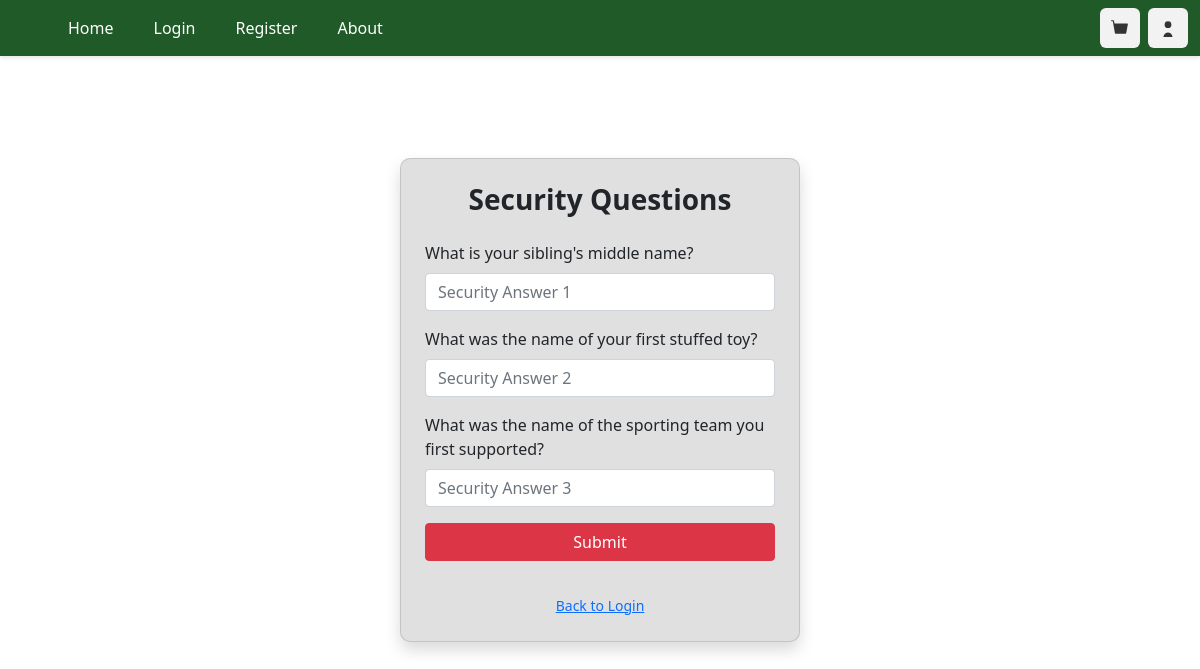
/answer_security (signed in), run on the app's committed database.
### ORM/tables.py (models this page shows, shortened)
class User(TimeStampedModel):
    __tablename__ = 'users'
    id = Column(Integer, primary_key=True, autoincrement=True)
    username = Column(String(25), nullable=False, unique=True)
    password = Column(String(100), nullable=False)
    securityQ1 = Column(String(100), nullable=False)
    securityQ2 = Column(String(100), nullable=False)
    securityQ3 = Column(String(100), nullable=False)
    securityA1 = Column(String(50), nullable=False)
    securityA2 = Column(String(50), nullable=False)
    securityA3 = Column(String(50), nullable=False)
    address = Column(String(50), nullable=False)
    phone_number = Column(Integer, nullable=False)
    picture = Column(String(100), nullable=False)
    role = Column(Integer, ForeignKey('roles.id'), nullable=False, index=True)
    attempts = Column(Integer, nullable=False)
    last_attempt = Column(REAL, nullable=False)
    roles = Relationship("Role", back_populates="user", uselist=False)
    orders = Relationship('Order', back_populates='user', passive_deletes=True)

### main.py (the view, shortened to what this page needs)
@app.route("/answer_security", methods=["POST", "GET"])
@limiter.limit(default)
def answer_security():
    username = session['forgot_user']
    if username == None: #if no username is stored in session
        app.logger.warning(f'{datetime.now()} No username stored in session but answer_security was accessed @ip={request.remote_addr}')
        abort(403)
    security_questions = get_security_questions(username) #gets security qs
    return render_template('answer_security.html', securityQ1=security_questions[0], securityQ2=security_questions[1], securityQ3=security_questions[2])

### ORM/ORM_operations.py (called while the page is built)
def get_security_questions(username:str) -> list:
    with engine.connect() as connection:
        res = connection.execute(text(
            "SELECT securityQ1, securityQ2, securityQ3 FROM users WHERE username=:a;"), {"a": username}
        )
        user = []
        res = res.fetchone()
        for value in res:
            user.append(value)
        if user[0] is None:
            raise Exception('Security questions expected but NoneType was found')
        return user

### main.py (called while the page is built)
@app.after_request
def add_security_headers(resp):
    resp.headers['Content-Security-Policy'] =  "default-src 'self'; object-src 'none'; base-uri 'none';" #prevents inline scripts from running and objects
    resp.headers['X-Content-Type-Options'] = 'nosniff' #forces the browser to honour the content type instead of auto detecting
    resp.headers['X-Frame-Options'] = 'SAMEORIGIN' #prevents external sites from embedding this site in iframe, helping prevent clickjacking
    return resp

### templates/answer_security.html (shortened to what this page needs)
{% extends "base.html" %}
{% block content %}
{% autoescape false %}
<div class="container d-flex justify-content-center align-items-center min-vh-100">
    <div class="card shadow p-4" style="width: 400px; background-color: #e0e0e0; border-radius: 10px;">
        <h3 class="text-center mb-4 fw-bold">Security Questions</h3>
        <form action="/answer_security" id="form" method="post">
            <div class="mb-3">
                <label for="securityA1" class="form-label">{{ securityQ1 }}</label>
                <input type="text" name="securityA1" id="securityA1" placeholder="Security Answer 1" class="form-control" required/>
            </div>
            <div class="mb-3">
                <label for="securityA2" class="form-label">{{ securityQ2 }}</label>
                <input type="text" name="securityA2" id="securityA2" placeholder="Security Answer 2" class="form-control" required/>
            </div>
            <div class="mb-3">
                <label for="securityA3" class="form-label">{{ securityQ3 }}</label>
                <input type="text" name="securityA3" id="securityA3" placeholder="Security Answer 3" class="form-control" required/>
            </div>
            <div class="d-grid mb-3">
                <input type="submit" id="submit" value="Submit" class="btn btn-danger">
            </div>
        </form>
        <div class="text-center mt-3">
            <a href="/login" class="small text-primary">Back to Login</a>
        </div>
    </div>
</div>
{% endautoescape %}
{% endblock %}

### data on the page
User: securityQ1 "What is your sibling's middle name?", securityQ2 "What was the name of your first stuffed toy?", securityQ3 "What was the name of the sporting team you first supported?"
